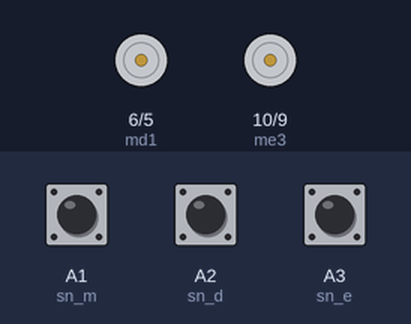
Simulated run of this sketch. Board: Arduino Uno, built with avr-gcc and run on an emulated ATmega328P. Parts: motor-driver pin pairs drawn as motors (green arrow = first pin HIGH = forward, orange = second pin HIGH = backward, longer = more drive). The inputs (shaded band) are chosen by the test bench; at power-on: A1 (sn_m) HIGH, A2 (sn_d) HIGH, A3 (sn_e) HIGH.

Above: at 1.2 s.
1.3 s: A1 (sn_m) pulled LOW for 0.15 s
At 1.37 s:
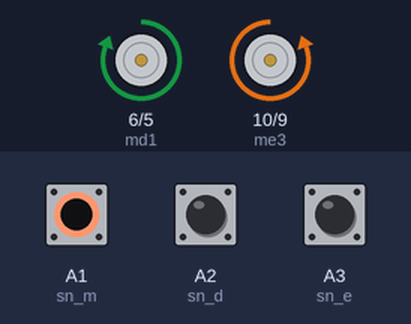
2.9 s: A2 (sn_d) pulled LOW for 0.15 s
At 2.97 s:
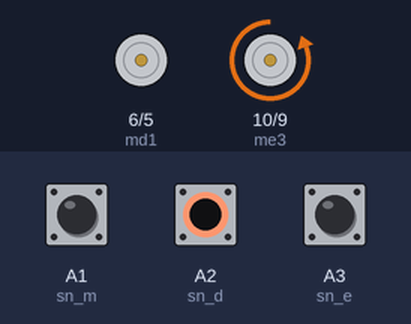
4.5 s: A3 (sn_e) pulled LOW for 0.15 s
At 4.57 s:
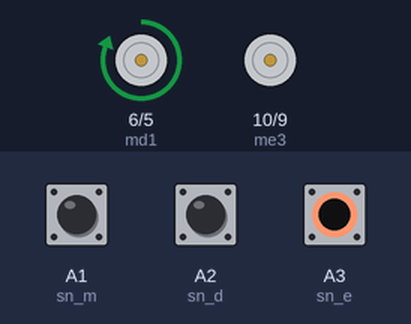
6.1 s: A3 (sn_e) pulled LOW for 3.2 s
At 10.5 s:
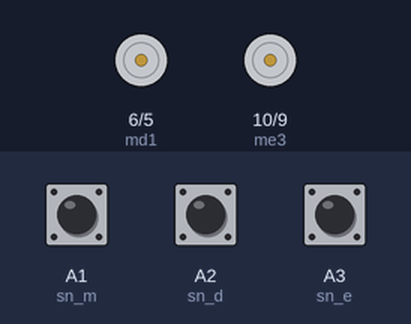
10.8 s: A1 (sn_m) pulled LOW for 3.2 s
At 11.6 s:
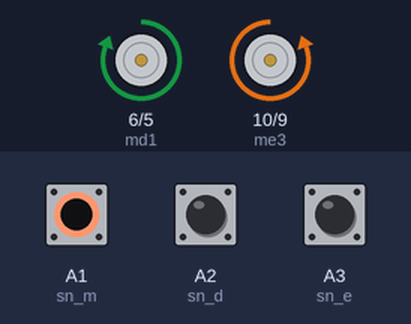
Timing chart, 0 to 15.5 s (numbered marks = the images above; inputs shaded):
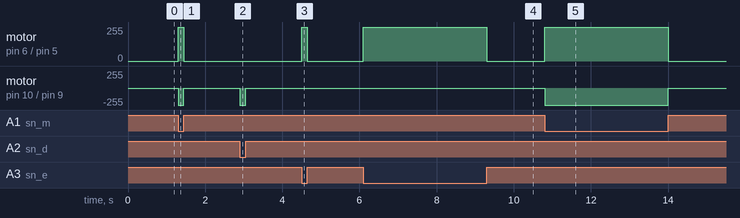

The sketch:

CARRINHO_SEGUE_LINHA.ino
```cpp
const int md1 = 6; // Pra começar o código nos definimos as váriaveis que nos utilizaremos! // PINO DO MOTOR DIREITO
const int md2 = 5; // 'md' significa Motor Direito e 'me' Motor Esquerdo!
const int me3 = 10;
const int me4 = 9; // PINO DO MOTOR ESQUERDO
const int sn_e = A3; // Aqui nos definimos os pinos dos sensores! 'sn_e' sendo o sensor esquerdo na visão traseira do carrinho!
const int sn_m = A1; // 'sn_m' sendo o sensor do meio do carrinho!
const int sn_d = A2; // 'sn_d' sendo o sensor da direita do carrinho na visão traseira!

const int velocidade = 80;

void setup() {
  pinMode(md1, OUTPUT); // Aqui nos declaramos os valores das portas!
  pinMode(md2, OUTPUT);
  pinMode(me3, OUTPUT); // Definimos os motores como SAIDA!
  pinMode(me4, OUTPUT);
  pinMode(sn_d, INPUT_PULLUP); // E os sensores como ENTRADA! (O PULLUP inverte a lógica do HIGH e do LOW no funcionamento dos sensores)
  pinMode(sn_m, INPUT_PULLUP);
  pinMode(sn_e, INPUT_PULLUP);

}

void loop() {

  if(digitalRead(sn_m) == LOW){ // Se o sensor do meio estiver ativo, o carrinho vai andar pra frente!
    digitalWrite(md1, velocidade);
    digitalWrite(md2, LOW);

    digitalWrite(me3, LOW);
    digitalWrite(me4, velocidade);
  }

  else if(digitalRead(sn_e) == LOW){ // Se o sensor da esquerda estiver ativo, o carrinho vai se acertar e seguir a rota!
    digitalWrite(md1, velocidade);
    digitalWrite(md2, LOW);

    digitalWrite(me3, LOW);
    digitalWrite(me4, 0);
  }

  else if (digitalRead(sn_d) == LOW){ // Se o sensor da direita estiver ativo, o carrinho vai se acertar e seguir a rota!
    digitalWrite(md1, 0);
    digitalWrite(md2, LOW);

    digitalWrite(me3, LOW);
    digitalWrite(me4, velocidade);
  }

  else {
    digitalWrite(md1, 0);
    digitalWrite(me4, 0);
  }

}
```

Measured:
- after the input at 1.3 s, motor on pin 6 (md1) / pin 5 (md2): stopped → forward 255/255 at once, → stopped 0.15 s later; motor on pin 10 (me3) / pin 9 (me4): stopped → backward 255/255 at once, → stopped 0.15 s later
- after the input at 2.9 s, motor on pin 10 (me3) / pin 9 (me4): stopped → backward 255/255 at once, → stopped 0.15 s later
- after the input at 4.5 s, motor on pin 6 (md1) / pin 5 (md2): stopped → forward 255/255 at once, → stopped 0.15 s later
- after the input at 6.1 s, motor on pin 6 (md1) / pin 5 (md2): stopped → forward 255/255 at once, → stopped 3.2 s later
- after the input at 10.8 s, motor on pin 6 (md1) / pin 5 (md2): stopped → forward 255/255 at once, → stopped 3.2 s later; motor on pin 10 (me3) / pin 9 (me4): stopped → backward 255/255 at once, → stopped 3.2 s later
